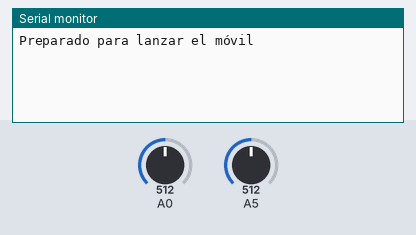
A sketch run on a simulated Arduino Uno, built with avr-gcc and run on an emulated ATmega328P. Parts: the last lines printed to the serial monitor. Inputs (shaded band) come from the test bench; at power-on: A0 = 512, A5 = 512.

Above: at 1.2 s.
1.3 s: A0 set to 716
At 1.8 s:
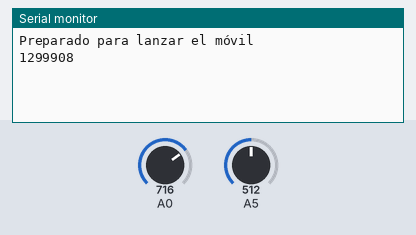
2.8 s: A5 set to 716
At 4.2 s:
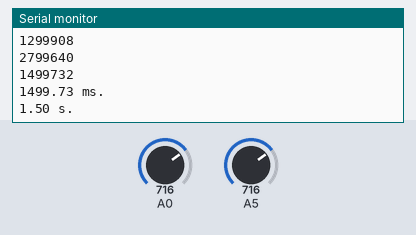

Measured:
- after the input at 1.3 s, the serial monitor: prints a new line at once (image 1)
- after the input at 2.8 s, the serial monitor: prints a new line at once (image 2)

The sketch:

Lectura_sensor_IR_2_sensores_LAPSUS.ino
```cpp
long tiempo = 0;
int corte[] = {0,0};

long lapsus[]={0,0};

float umbral = 1.1;

long medida = 0;

// the setup routine runs once when you press reset:
void setup() {
  corte [0] = analogRead(A0);
  corte [1] = analogRead(A5);
  // initialize serial communication at 9600 bits per second:
  Serial.begin(9600);
  Serial.println("Preparado para lanzar el móvil");
}

// the loop routine runs over and over again forever:
void loop() {
  tiempo = micros();
  if (analogRead(A0)>corte[0]*umbral && lapsus[0]==0) {
    lapsus[0]=tiempo;
    Serial.println(lapsus[0]);
  }
  if ((analogRead(A5)>corte[1]*umbral) && medida==0) {
    lapsus[1]=tiempo;
    medida = lapsus[1]-lapsus[0];
    Serial.println(lapsus[1]);
    Serial.println(medida);
    Serial.println((String) ((float) (medida/1000.0)) +" ms.");
    Serial.println((String) ((float) (medida/1000000.0)) +" s.");
    exit;
  }

}
```
